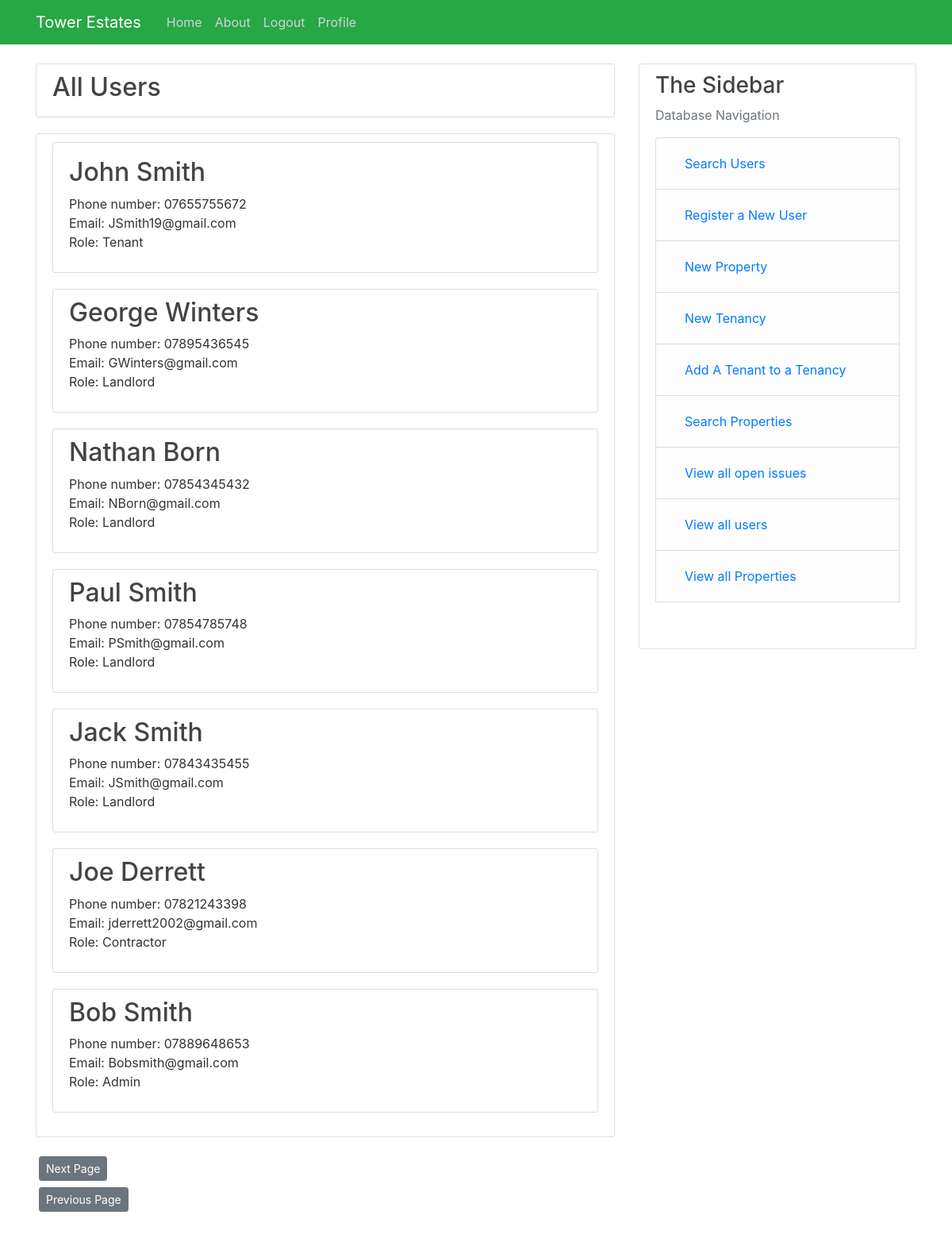
Before: /all_users (signed in) with the older database file.
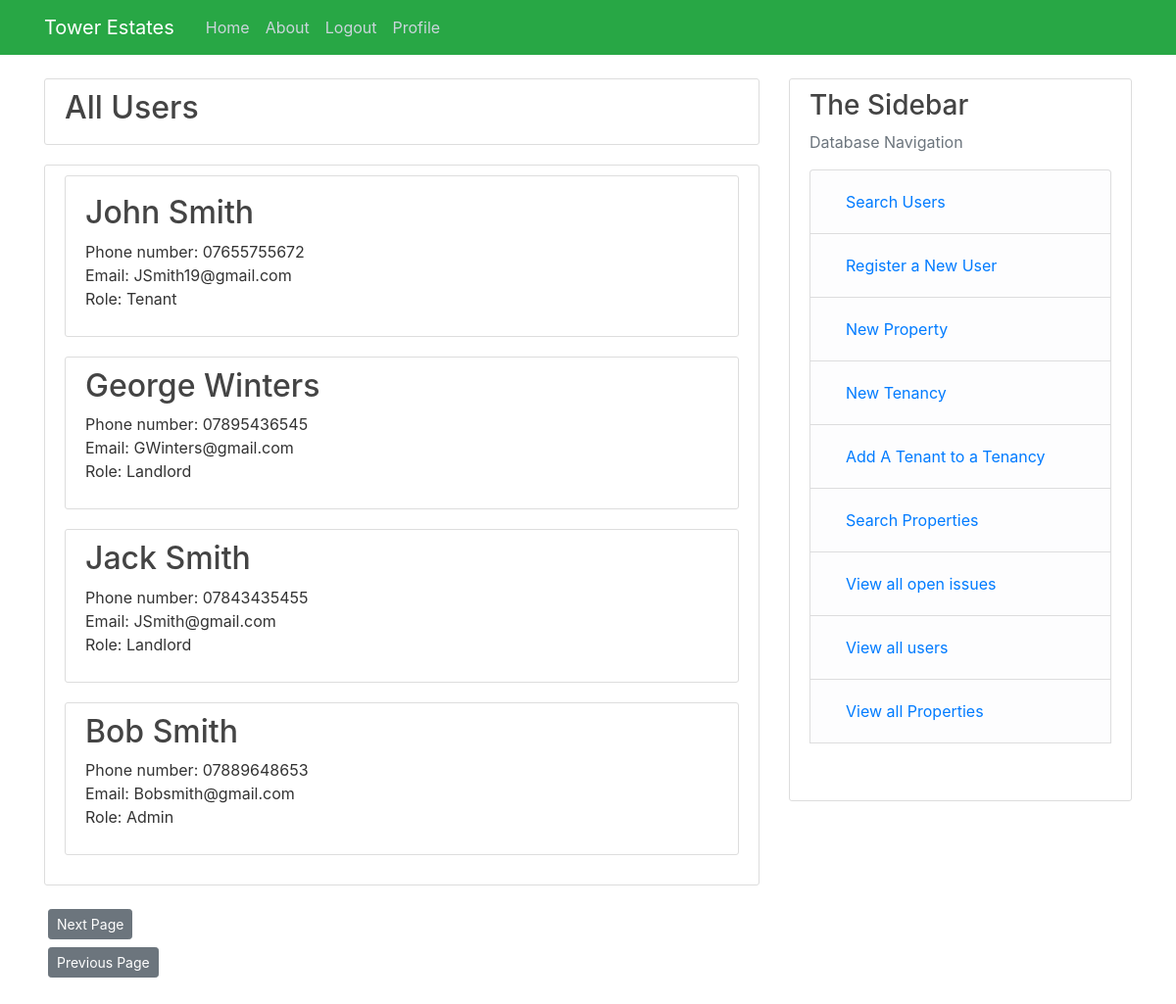
After: the same page with the newer database file.
### Tower/models.py (models this page shows, shortened)
class User(db.Model, UserMixin):  # User table
    user_id = db.Column(db.Integer, primary_key=True)
    name = db.Column(db.String(55), nullable=False)
    phone_number= db.Column(db.String(15), nullable=False)
    role= db.Column(db.String(12), nullable=False)
    email = db.Column(db.String(120), unique=True, nullable=False)
    business= db.Column(db.String(150), nullable=True)
    password = db.Column(db.String(64), nullable=False)
    properties = db.relationship("Properties",cascade="all, delete-orphan" ,backref="User", lazy=True)
    occupants = db.relationship("Tenancies", backref="User", secondary=occupants, lazy=True)
    contractor = db.relationship("Quotes", cascade="all, delete-orphan",backref="User", lazy=True)

### Tower/routes.py (the view)
@app.route("/all_users") # Output all users
@login_required
def all_users():
    if current_user.role != ("Admin"):  # Ensures only admins can use this route
        abort(403)  # Redirects to a 403 error
    page = request.args.get("page", 1, type=int)
    users = db.session.query(User).order_by(User.role.desc())  # Gets all users from the database
    all = users.paginate(page, per_page=8)  # Paginates the query, allowing it to be shown over multiple pages
    next_url = url_for("all_users", page=all.next_num) \
        if all.has_next else None  # The url for the next page of users
    prev_url = url_for("all_users", page=all.prev_num) \
        if all.has_prev else None  # The url for the previous page of users
    return render_template("all_users.html", all=all, next_url=next_url, prev_url = prev_url)

### Tower/models.py (called while the page is built)
@login_manager.user_loader
def load_user(user_id):
    return User.query.get(int(user_id))

### Tower/templates/all_users.html (shortened to what this page needs)
{% extends "layout.html" %}
{% block content %}
<div class="content-section">
    <h2>All Users</h2>
</div>
<div class="content-section">
    {% for user in all.items %}
    <div class="content-section">
        {%if user.role == ('Tenant')%}
        <h2><a class="article-title"href=" {{ url_for('Tenant', user_id= user.user_id) }}">{{user.name}}</a></h2>
        <p>Phone number: {{user.phone_number}} <br> Email: {{user.email}} <br>Role: {{user.role}}</p>
        {%elif user.role == ('Landlord')%}
        <h2><a class="article-title"href=" {{ url_for('Landlord', user_id= user.user_id) }}">{{user.name}}</a></h2>
        <p>Phone number: {{user.phone_number}} <br> Email: {{user.email}} <br>Role: {{user.role}}</p>
        {%elif user.role == ('Contractor')%}
        <h2><a class="article-title"href=" {{ url_for('Contractor', user_id= user.user_id)}}">{{user.name}}</a></h2>
        <p>Phone number: {{user.phone_number}} <br> Email: {{user.email}} <br>Role: {{user.role}}</p>
        {%else%}
        <h2><a class="article-title"href=" {{ url_for('Admin', user_id= user.user_id) }}">{{user.name}}</a></h2>
        <p>Phone number: {{user.phone_number}} <br> Email: {{user.email}} <br>Role: {{user.role}}</p>
        {% endif %}
    </div>
    {%endfor%}
</div>
<div>
    <a class="btn btn-secondary btn-sm m-1" href=" {{next_url}}">Next Page</a>
</div>
<div>
    <a class="btn btn-secondary btn-sm m-1" href=" {{prev_url}}">Previous Page</a>
</div>
{% endblock content %}

### Tower/templates/layout.html (shortened to what this page needs)
<!DOCTYPE html>
<html lang="en">
<head>
    <link rel="stylesheet" href="https://stackpath.bootstrapcdn.com/bootstrap/4.5.2/css/bootstrap.min.css"
>
    <link rel="stylesheet" type="text/css" href="{{url_for('static', filename='main.css') }}">
</head>
<body>
<header class="site-header">
    <nav class="navbar navbar-expand-md navbar-dark bg-success fixed-top">
        <div class="container">
            <a class="navbar-brand mr-4" href="/">Tower Estates</a>
            <div class="collapse navbar-collapse" id="navbarToggle">
                <div class="navbar-nav mr-auto">
                    <a class="nav-item nav-link" href="{{ url_for('home') }}">Home</a>
                    <a class="nav-item nav-link" href="{{ url_for('about') }}">About</a>
                    {% if current_user.is_authenticated %}
                    <a class="nav item nav-link" href="{{ url_for('logout') }}">Logout</a>
                    {% else %}
                    <a class="nav-item nav-link" href="{{ url_for('login') }}">Login</a>
                    {% endif %}
                    {% if current_user.role == ('Admin') %}
                    <a class="nav-item nav-link" href="{{ url_for('Admin', user_id = current_user.user_id)}}">Profile</a>
                    {% endif %}
                </div>
            </div>
        </div>
    </nav>
</header>
<main role="main" class="container">
    <div class="row">
        <div class="col-md-8">
            {% block content %}{% endblock %}
        </div>
        {% if current_user.is_authenticated %}
        {% if current_user.role != ('Tenant') %}
        <div class="col-md-4">
            <div class="content-section">
                <h3>The Sidebar</h3>
                <p class='text-muted'> Database Navigation
                <ul class="list-group">
                    {% if current_user.role == ('Admin') %}
                    <li class="list-group-item list-group-item-light"><a class="nav-item nav-link"
                                                                         href="{{ url_for('search_users') }}">Search
                        Users</a></li>
                    <li class="list-group-item list-group-item-light"><a class="nav-item nav-link"
                                                                         href="{{ url_for('register') }}">Register a New
                        User</a></li>
                    <li class="list-group-item list-group-item-light"><a class="nav-item nav-link"
                                                                         href="{{ url_for('new_property') }}">New
                        Property</a></li>
                    <li class="list-group-item list-group-item-light"><a class="nav-item nav-link"
                                                                         href="{{ url_for('new_tenancy') }}">New
                        Tenancy</a></li>
                    <li class="list-group-item list-group-item-light"><a class="nav-item nav-link"
                                                                         href="{{ url_for('add_tenant') }}"> Add A
                        Tenant to a Tenancy</a></li>
                    <li class="list-group-item list-group-item-light"><a class="nav-item nav-link"
                                                                         href="{{url_for('search_properties') }}">
                        Search Properties</a></li>
                    <li class="list-group-item list-group-item-light"><a class="nav-item nav-link"
                                                                         href="{{ url_for('all_issues') }}">
                        View all open issues</a></li>
                    <li class="list-group-item list-group-item-light"><a class="nav-item nav-link"
                                                                         href="{{ url_for('all_users') }}">
                        View all users</a></li>
                    <li class="list-group-item list-group-item-light"><a class="nav-item nav-link" href="{{url_for('all_properties')}}">View all Properties</></li>
                    {%elif current_user.role == ('Landlord') %}
                <li class="list-group-item list-group-item-light"><a  class="nav-item nav-link" href="{{url_for('Landlord_issues')}}"> View all issues</></li>
                    {%elif current_user.role == ('Contractor')%}
                <li class="list-group-item list-group-item-light"><a  class="nav-item nav-link" href="{{url_for('contractor_all_quotes', user_id = current_user.user_id)}}"> View all given quotes</></li>
                    {%endif%}
                </ul>
                </p>
            </div>
            {%endif%}
            {%endif%}
        </div>
    </div>
</main>
</body>
</html>

### Tower/Static/main.css (style rules this page uses)
body { background: #ffffff; color: #333333; margin-top: 5rem; }
h1, h2, h3, h4, h5, h6 { color: #444444; }
.site-header .navbar-nav .nav-link { color: #cbd5db; }
.content-section { background: #ffffff; padding: 10px 20px; border: 1px solid #dddddd; border-radius: 3px; margin-bottom: 20px; }
.article-title { color: #444444; }

Changed rows visible on the page:
removed User: name "Nathan Born", phone_number "07854345432", email "NBorn@gmail.com", role "Landlord"
removed User: name "Paul Smith", phone_number "07854785748", email "PSmith@gmail.com", role "Landlord"
removed User: name "Joe Derrett", phone_number "07821243398", email "jderrett2002@gmail.com", role "Contractor"
